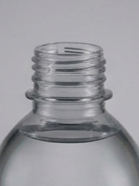
#> input picture data/holdout/cap_off_none_bright_01.png, 139 x 186 px, given in place of video, which was not available
$ python 08_live.py   (older library calls are emulated)
#> lines starting #> are read from the running program, lines starting #| are printed output that depends on the picture; after the words box and inside, x2 and y2 are one past the last pixel; in counts of white or black regions, pixels touching at a corner belong together
### src/cap_core.py
"""병뚜껑 검사 v3.1 핵심 규칙 — 사진 검사(07)와 실시간(08)이 같이 쓰는 함수 모음."""
import cv2
import numpy as np

DARK_LIMIT = 50      # 평균 밝기 < 50 → RETAKE
TILT_LIMIT = 12      # 기울기(°) > 12 → RETAKE
THRESHOLD = 0.52     # 세로/가로 엣지 비율 ≥ 0.52 → OK (Calibration 32장)
_clahe = cv2.createCLAHE(clipLimit=3.0, tileGridSize=(8, 8))


def resize_w1000(img):
    h, w = img.shape[:2]
    return cv2.resize(img, (1000, int(h * 1000 / w)))


def silhouette(img):
    """CLAHE → Sobel 엣지 → 구멍 메우기 → 가장 큰 덩어리 = 병."""
    gray = cv2.cvtColor(img, cv2.COLOR_BGR2GRAY)
    blur = _clahe.apply(cv2.GaussianBlur(gray, (5, 5), 0))
    mag = cv2.magnitude(cv2.Sobel(blur, cv2.CV_32F, 1, 0), cv2.Sobel(blur, cv2.CV_32F, 0, 1))
    mask = (mag > 20).astype(np.uint8) * 255
    mask[:15, :] = 0; mask[-5:, :] = 0; mask[:, :5] = 0; mask[:, -5:] = 0
    mask = cv2.morphologyEx(mask, cv2.MORPH_CLOSE,
                            cv2.getStructuringElement(cv2.MORPH_ELLIPSE, (31, 31)))
    cnts, _ = cv2.findContours(mask, cv2.RETR_EXTERNAL, cv2.CHAIN_APPROX_SIMPLE)
    if not cnts:
        return None
    obj = np.zeros_like(mask)
    cv2.drawContours(obj, [max(cnts, key=cv2.contourArea)], -1, 255, -1)
    return obj


def _y_top(obj):
    rows = np.where((obj > 0).sum(1) > 50)[0]
    return rows[0] if len(rows) else None


def tilt_angle(obj):
    """실루엣 줄마다 가운데 x → 직선 기울기(°). 잴 수 없으면 None."""
    H, W = obj.shape
    y_top = _y_top(obj)
    if y_top is None:
        return None
    ys, cs = [], []
    for y in range(y_top + 10, min(y_top + 400, H - 1), 5):
        xs = np.where(obj[y] > 0)[0]
        if len(xs) == 0 or xs[0] <= 6 or xs[-1] >= W - 7:
            continue
        ys.append(y); cs.append((xs[0] + xs[-1]) / 2)
    if len(ys) < 10:
        return None
    return float(np.degrees(np.arctan(np.polyfit(ys, cs, 1)[0])))


def find_roi(obj):
    """병 맨 윗부분 폭 w 기준 ROI (1.2w × 1.1w)."""
    H, W = obj.shape
    y_top = _y_top(obj)
    if y_top is None:
        return None
    L, R = [], []
    for row in obj[y_top + 20:y_top + 80]:
        xs = np.where(row > 0)[0]
        if len(xs):
            L.append(xs[0]); R.append(xs[-1])
    if not L:
        return None
    x1, x2 = int(np.median(L)), int(np.median(R))
    w, cx = x2 - x1, (x1 + x2) // 2
    if w < 30:
        return None
    rx, ry = max(cx - int(0.6 * w), 0), max(y_top - int(0.05 * w), 0)
    return rx, ry, min(int(1.2 * w), W - rx), min(int(1.1 * w), H - ry)


def edge_ratio(crop_bgr):
    """세로선 세기 ÷ 가로선 세기 (뚜껑 줄무늬=세로, 병 나사산=가로)."""
    g = _clahe.apply(cv2.cvtColor(crop_bgr, cv2.COLOR_BGR2GRAY))
    gx = np.abs(cv2.Sobel(g, cv2.CV_64F, 1, 0, ksize=3)).sum()
    gy = np.abs(cv2.Sobel(g, cv2.CV_64F, 0, 1, ksize=3)).sum()
    return gx / (gy + 1e-6)


def judge(img):
    """사진 1장 → dict(verdict, reason, roi, tilt, ratio). img는 폭 1000으로 맞춘 BGR."""
    out = {"verdict": "RETAKE", "reason": "", "roi": None, "tilt": None, "ratio": None}
    if cv2.cvtColor(img, cv2.COLOR_BGR2GRAY).mean() < DARK_LIMIT:
        out["reason"] = "too dark"; return out
    obj = silhouette(img)
    if obj is None:
        out["reason"] = "no bottle"; return out
    out["tilt"] = tilt_angle(obj)
    if out["tilt"] is not None and abs(out["tilt"]) > TILT_LIMIT:
        out["reason"] = "tilted"; return out
    roi = find_roi(obj)
    if roi is None:
        out["reason"] = "no roi"; return out
    x, y, w, h = roi
    out["roi"] = roi
    out["ratio"] = edge_ratio(img[y:y + h, x:x + w])
    out["verdict"] = "OK" if out["ratio"] >= THRESHOLD else "NG"
    return out

### src/08_live.py
"""v4: 폰(IP Webcam) 실시간 병뚜껑 검사 — cap_core.judge + 최근 N프레임 다수결.

키: 1 = 실제 '뚜껑 있음'으로 기록 / 2 = 실제 '뚜껑 없음'으로 기록
    s = 화면 저장 / q = 종료
기록은 reports/v4_live_log.csv 에 쌓이고, 종료할 때 정확도를 출력한다.
"""
import cv2, csv, os, time
from collections import Counter, deque
import cap_core as core

URL = "http://192.168.40.132:4747/video"   # ← 내 폰 IP Webcam 주소
VOTE_N = 15         # 최근 15프레임으로
VOTE_MIN = 10       # 같은 판정이 10번 이상이면 확정
COLORS = {"OK": (0, 200, 0), "NG": (0, 0, 255), "RETAKE": (0, 200, 255), "...": (200, 200, 200)}

os.makedirs("reports", exist_ok=True); os.makedirs("results/live", exist_ok=True)
log_path = "reports/v4_live_log.csv"
new_log = not os.path.exists(log_path)
log = open(log_path, "a", newline=""); w = csv.writer(log)
if new_log:
    w.writerow(["time", "gt", "final", "frame_verdict", "reason", "ratio", "tilt"])

cap = cv2.VideoCapture(URL)
if not cap.isOpened():
    raise SystemExit("연결 실패: 폰 주소와 같은 와이파이인지 확인하세요")

votes = deque(maxlen=VOTE_N)
n_save = 0
while True:
    ok, frame = cap.read()
#> frame is the input picture: shape (186, 139, 3); mean B, G, R 159.3, 154.5, 154.9
    if not ok:
        print("프레임을 못 받음"); break
    img = core.resize_w1000(frame)
    r = core.judge(img)
#> in silhouette, `blur = _clahe.apply(cv2.GaussianBlur(gray, (5, 5), 0))`:
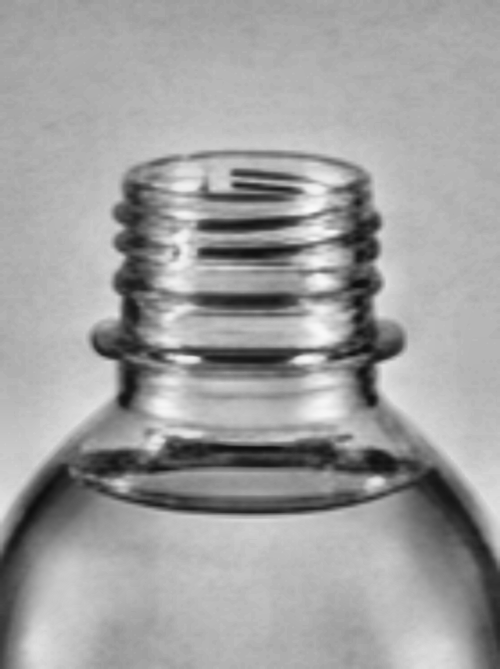
#> blur: shape (1338, 1000) (shown at 1/2 size); min 14, max 250, mean 159.6
#> in silhouette, `mask = (mag > 20).astype(np.uint8) * 255`:
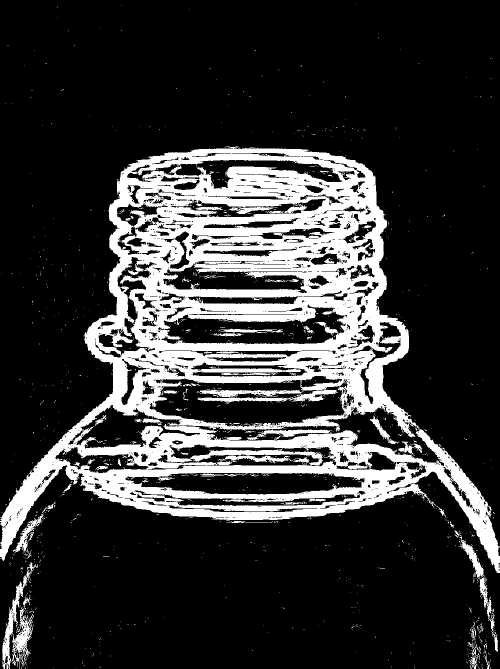
#> mask: shape (1338, 1000) (shown at 1/2 size); 21.4% white; 1325 white regions (1237 under 20 px), largest, box (x1, y1, x2, y2) and area: (0, 294, 1000, 1146) 262096, (4, 1124, 76, 1338) 2306, (395, 780, 676, 808) 2139
#> in silhouette, `mask[-5:, :] = 0`: mask: shape (1338, 1000); 21.4% white; 1308 white regions (1221 under 20 px), largest, box (x1, y1, x2, y2) and area: (0, 294, 1000, 1146) 262096, (4, 1124, 76, 1333) 2265, (395, 780, 676, 808) 2139
#> in silhouette, `mask[:, :5] = 0`: mask: shape (1338, 1000); 21.4% white; 1306 white regions (1219 under 20 px), largest, box (x1, y1, x2, y2) and area: (5, 294, 1000, 1146) 261886, (5, 1124, 76, 1333) 2262, (395, 780, 676, 808) 2139
#> in silhouette, `mask[:, -5:] = 0`: mask: shape (1338, 1000); 21.4% white; 1306 white regions (1219 under 20 px), largest, box (x1, y1, x2, y2) and area: (5, 294, 995, 1146) 261690, (5, 1124, 76, 1333) 2262, (395, 780, 676, 808) 2139
#> in silhouette, `mask = cv2.morphologyEx(mask, cv2.MORPH_CLOSE, cv2.getStructuringEleme..`:
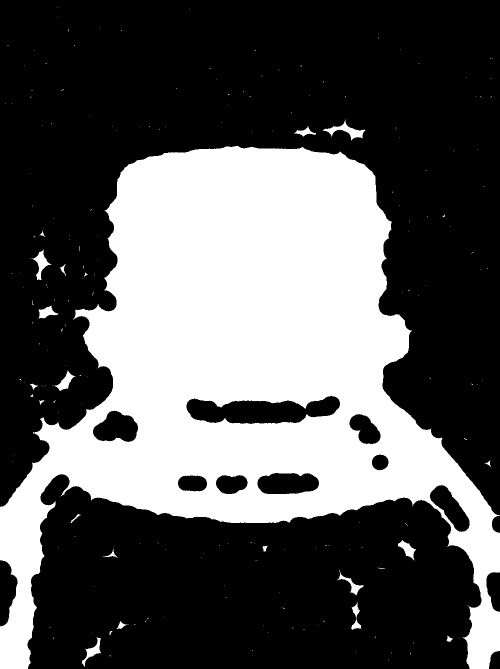
#> mask: shape (1338, 1000) (shown at 1/2 size); 34.9% white; 213 white regions (191 under 20 px)
#> in silhouette, `cnts, _ = cv2.findContours(mask, cv2.RETR_EXTERNAL, cv2.CHAIN_APPROX_S..`: cnts = 213 contours, 193 with area under 20; largest, box (x1, y1, x2, y2) and area: (0, 292, 1000, 1338) 487941, (645, 239, 731, 281) 904, (63, 499, 102, 560) 704, (109, 741, 151, 782) 560, (164, 1274, 202, 1334) 556
#> in silhouette, `cv2.drawContours(obj, [max(cnts, key=cv2.contourArea)], -1, 255, -1)`:
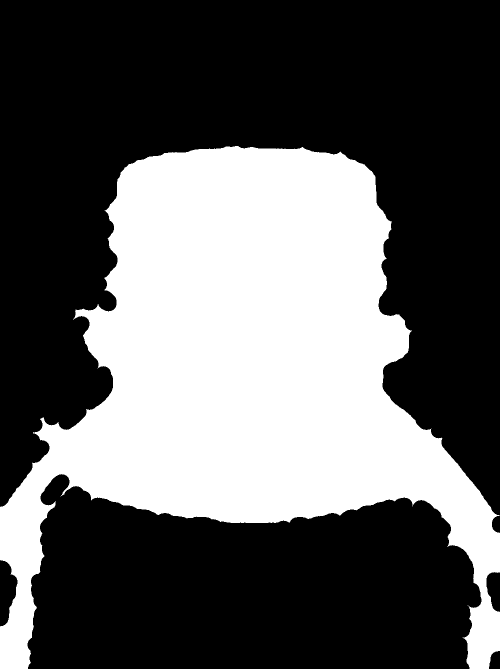
#> obj: shape (1338, 1000) (shown at 1/2 size); 36.6% white; 1 white region, box (x1, y1, x2, y2) and area: (0, 292, 1000, 1338) 490311
#> in _y_top, `rows = np.where((obj > 0).sum(1) > 50)[0]`: rows = 1019 values from 295 to 1337
#> in tilt_angle, `y_top = _y_top(obj)`: y_top = 295
#> after the loop in tilt_angle, `for y in range(y_top + 10, min(y_top + 400, H - 1), 5):`: cs = 78 values, max 509 at index 0, min 454.5 at index 63, mean 492.6; ys = 78 values from 305 to 690
#> in find_roi, `y_top = _y_top(obj)`: y_top = 295
#> the loop in find_roi, `for row in obj[y_top + 20:y_top + 80]:` made 60 passes
#> after the loop in find_roi, `for row in obj[y_top + 20:y_top + 80]:`: L = 60 values, max 294 at index 0, min 234 at index 48, mean 249.1; R = 60 values from 694 to 751
#> in find_roi, `x1, x2 = int(np.median(L)), int(np.median(R))`: x1 = 241; x2 = 744
#> in find_roi, `w, cx = x2 - x1, (x1 + x2) // 2`: w = 503; cx = 492
#> in find_roi, `rx, ry = max(cx - int(0.6 * w), 0), max(y_top - int(0.05 * w), 0)`: rx = 191; ry = 270
#> in judge, `roi = find_roi(obj)`: roi = (191, 270, 603, 553)
#> in judge, `x, y, w, h = roi`: x = 191; y = 270; w = 603; h = 553
#> in edge_ratio, `g = _clahe.apply(cv2.cvtColor(crop_bgr, cv2.COLOR_BGR2GRAY))`:
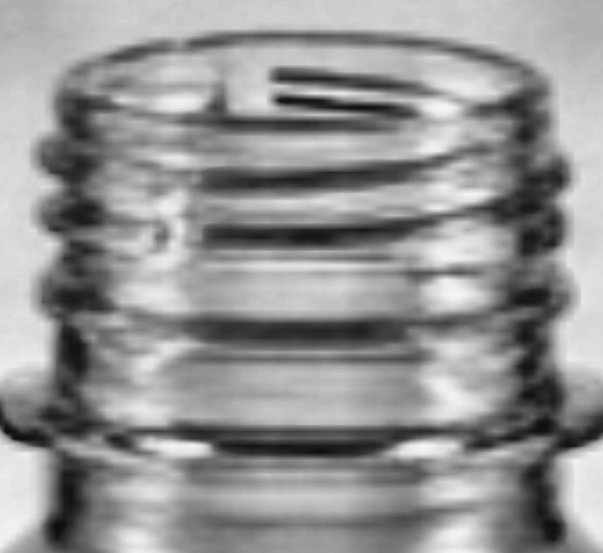
#> g: shape (553, 603); min 14, max 245, mean 147.9
#> in edge_ratio, `g = _clahe.apply(cv2.cvtColor(crop_bgr, cv2.COLOR_BGR2GRAY))`:
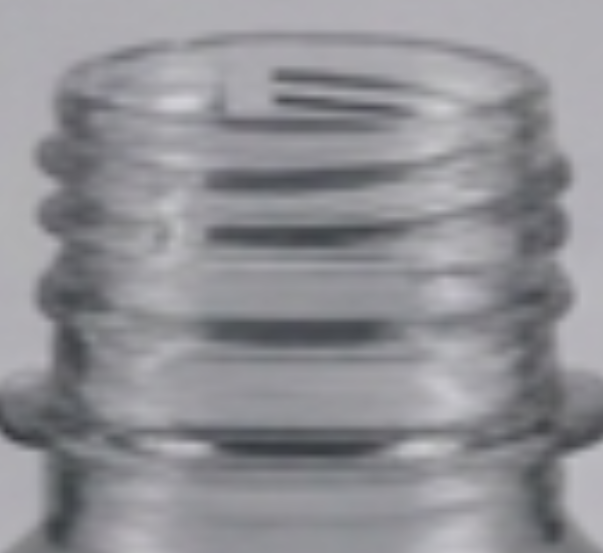
#> crop_bgr: shape (553, 603, 3); mean of channels 0, 1, 2 148.9, 144.1, 144.3; drawn as B, G, R
#> in edge_ratio, `gx = np.abs(cv2.Sobel(g, cv2.CV_64F, 1, 0, ksize=3)).sum()`: gx = 4347475
#> in edge_ratio, `gy = np.abs(cv2.Sobel(g, cv2.CV_64F, 0, 1, ksize=3)).sum()`: gy = 9681015
#> r = {'verdict': 'NG', 'reason': '', 'roi': (191, 270, 603, 553), 'tilt': -1.21, 'ratio': 0.449}
    votes.append(r["verdict"])

    top, cnt = Counter(votes).most_common(1)[0]
    final = top if (len(votes) == VOTE_N and cnt >= VOTE_MIN) else "..."

    view = img.copy()
    if r["roi"]:
        x, y, bw, bh = r["roi"]
#> x = 191; y = 270; bw = 603; bh = 553
        cv2.rectangle(view, (x, y), (x + bw, y + bh), COLORS[r["verdict"]], 4)
    cv2.putText(view, final, (30, 110), cv2.FONT_HERSHEY_SIMPLEX, 3.5, COLORS[final], 8)
#> view: shape (1338, 1000, 3); mean B, G, R 157.8, 153, 155.6
    info = f"frame {r['verdict']} {r['reason']}  ratio {r['ratio'] or 0:.2f}  tilt {r['tilt'] or 0:.1f}  vote {cnt}/{len(votes)}"
    cv2.putText(view, info, (30, 170), cv2.FONT_HERSHEY_SIMPLEX, 0.9, (50, 50, 50), 2)
    cv2.imshow("cap inspector v4", cv2.resize(view, None, fx=0.6, fy=0.6))
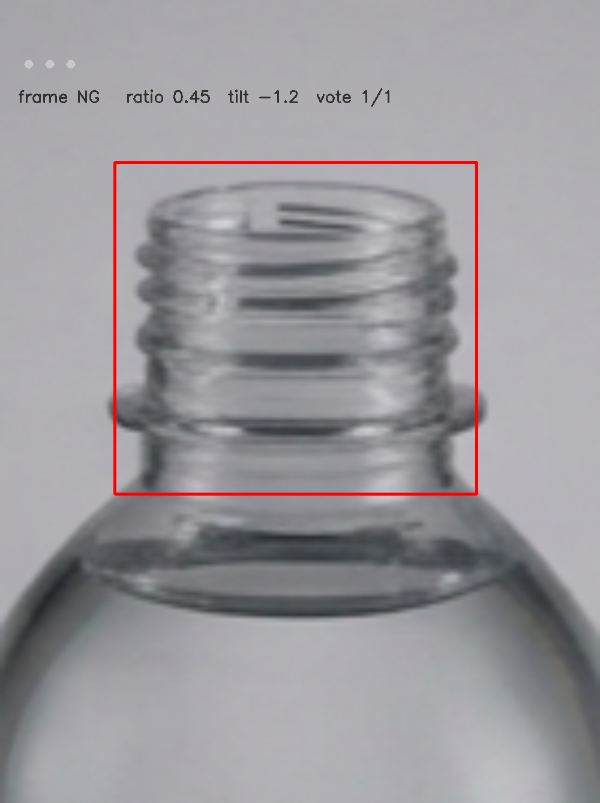
#> window 'cap inspector v4': shape (803, 600, 3); mean B, G, R 157.4, 152.7, 155.2

    key = cv2.waitKey(1) & 0xFF
#> (key q is pressed here)
    if key in (ord("1"), ord("2")):
        gt = "OK" if key == ord("1") else "NG"
        w.writerow([time.strftime("%H:%M:%S"), gt, final, r["verdict"], r["reason"],
                    round(r["ratio"], 3) if r["ratio"] else "", round(r["tilt"], 1) if r["tilt"] is not None else ""])
        log.flush()
        print(f"기록: 정답 {gt} / 판정 {final}")
    elif key == ord("s"):
        n_save += 1
        cv2.imwrite(f"results/live/live_{n_save:02d}.png", view)
    elif key == ord("q"):
        break

cap.release(); cv2.destroyAllWindows(); log.close()

rows = list(csv.DictReader(open(log_path)))
judged = [r for r in rows if r["final"] in ("OK", "NG")]
#> judged = []
correct = sum(r["final"] == r["gt"] for r in judged)
#> correct = 0
danger = sum(r["gt"] == "NG" and r["final"] == "OK" for r in judged)
#> danger = 0
print(f"[v4 실시간] 판정 {correct}/{len(judged)} · RETAKE/대기 {len(rows) - len(judged)} · 뚜껑 없는데 통과 {danger}건")
#| [v4 실시간] 판정 0/0 · RETAKE/대기 0 · 뚜껑 없는데 통과 0건

$ run again, on data/holdout/cap_off_none_bright_03.png
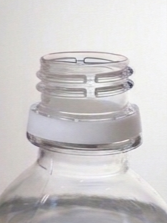
#> input picture data/holdout/cap_off_none_bright_03.png, 167 x 223 px, given in place of video, which was not available
#> frame is the input picture: shape (223, 167, 3); mean B, G, R 201.8, 201.4, 204.3
#> in silhouette, `mask = (mag > 20).astype(np.uint8) * 255`:
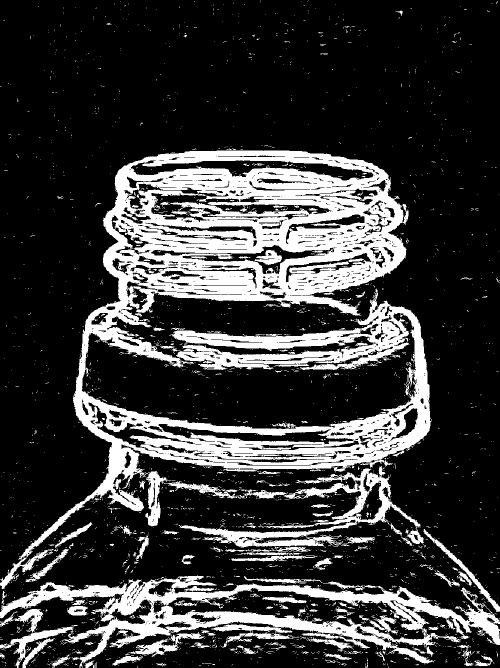
#> mask: shape (1335, 1000) (shown at 1/2 size); 23% white; 2759 white regions (2579 under 20 px), largest, box (x1, y1, x2, y2) and area: (0, 301, 863, 1178) 208492, (0, 1151, 1000, 1335) 51836, (357, 932, 841, 1095) 13852
#> cnts = 302 contours, 243 with area under 20; largest, box (x1, y1, x2, y2) and area: (0, 285, 1000, 1335) 726950, (96, 49, 163, 116) 1396, (659, 28, 733, 85) 1359, (552, 21, 622, 94) 960, (186, 15, 273, 64) 797
#> obj: shape (1335, 1000); 54.6% white; 10 black regions, largest, box (x1, y1, x2, y2) and area: (0, 0, 1000, 1205) 597004, (429, 1295, 616, 1335) 4888, (788, 1317, 832, 1335) 620
#> rows = 1041 values from 294 to 1334
#> in tilt_angle, `y_top = _y_top(obj)`: y_top = 294
#> after the loop in tilt_angle, `for y in range(y_top + 10, min(y_top + 400, H - 1), 5):`: cs = 78 values, max 539 at index 17, min 480.5 at index 59, mean 508; ys = 78 values from 304 to 689
#> in find_roi, `y_top = _y_top(obj)`: y_top = 294
#> the loop in find_roi, `for row in obj[y_top + 20:y_top + 80]:` made 60 passes
#> after the loop in find_roi, `for row in obj[y_top + 20:y_top + 80]:`: L = 60 values, max 292 at index 0, min 220 at index 33, mean 234.8; R = 60 values, max 844 at index 36, min 720 at index 0, mean 783.1
#> x1 = 230; x2 = 770
#> in find_roi, `w, cx = x2 - x1, (x1 + x2) // 2`: w = 540; cx = 500
#> rx = 176; ry = 267
#> roi = (176, 267, 648, 594)
#> in judge, `x, y, w, h = roi`: x = 176; y = 267; w = 648; h = 594
#> gx = 4204790
#> gy = 12028976
#> r = {'verdict': 'NG', 'reason': '', 'roi': (176, 267, 648, 594), 'tilt': -2.47, 'ratio': 0.35}
#> `x, y, bw, bh = r["roi"]`: x = 176; y = 267; bw = 648; bh = 594
#> `cv2.imshow("cap inspector v4", cv2.resize(view, None, fx=0.6, fy=0.6))`:
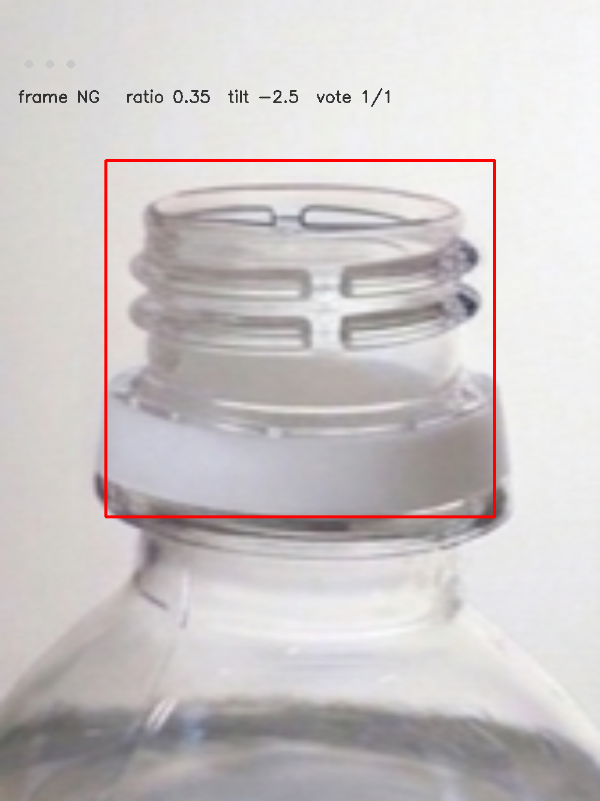
#> window 'cap inspector v4': shape (801, 600, 3); mean B, G, R 199.4, 199, 204.2
#> judged = []
#> correct = 0
#| [v4 실시간] 판정 0/0 · RETAKE/대기 0 · 뚜껑 없는데 통과 0건

$ run again, on data/holdout/cap_off_none_bright_04.png
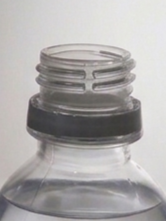
#> input picture data/holdout/cap_off_none_bright_04.png, 166 x 221 px, given in place of video, which was not available
#> frame is the input picture: shape (221, 166, 3); mean B, G, R 169, 169.5, 172.2
#> in silhouette, `mask = (mag > 20).astype(np.uint8) * 255`:
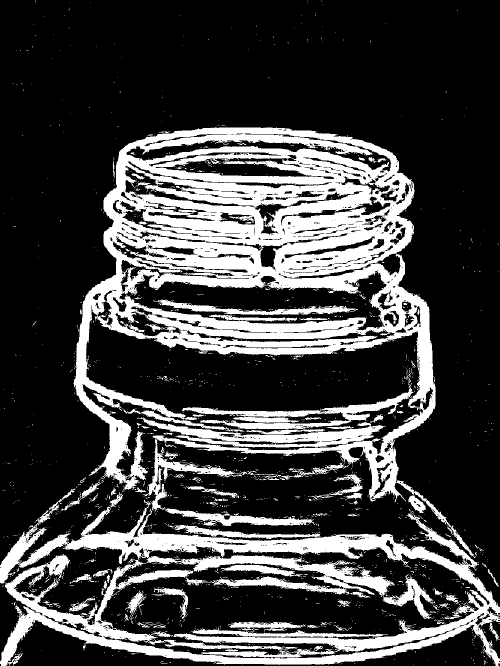
#> mask: shape (1331, 1000) (shown at 1/2 size); 26% white; 1922 white regions (1789 under 20 px), largest, box (x1, y1, x2, y2) and area: (147, 255, 872, 1023) 199765, (0, 999, 1000, 1331) 90730, (274, 835, 772, 895) 9459
#> cnts = 145 contours, 135 with area under 20; largest, box (x1, y1, x2, y2) and area: (0, 241, 1000, 1331) 755896, (9, 962, 51, 1008) 347, (920, 475, 953, 497) 277, (969, 846, 990, 875) 232, (915, 714, 933, 730) 98
#> obj: shape (1331, 1000); 56.9% white; 5 black regions, box (x1, y1, x2, y2) and area: (0, 0, 1000, 1160) 549771, (34, 1249, 321, 1331) 12552, (748, 1263, 953, 1331) 7520, (0, 1174, 36, 1290) 2817, (984, 1170, 1000, 1202) 396
#> rows = 1076 values from 255 to 1330
#> in tilt_angle, `y_top = _y_top(obj)`: y_top = 255
#> after the loop in tilt_angle, `for y in range(y_top + 10, min(y_top + 400, H - 1), 5):`: cs = 78 values, max 528 at index 21, min 478 at index 0, mean 511.3; ys = 78 values from 265 to 650
#> in find_roi, `y_top = _y_top(obj)`: y_top = 255
#> the loop in find_roi, `for row in obj[y_top + 20:y_top + 80]:` made 60 passes
#> after the loop in find_roi, `for row in obj[y_top + 20:y_top + 80]:`: L = 60 values, max 291 at index 0, min 225 at index 54, mean 242.3; R = 60 values from 706 to 797
#> x1 = 238; x2 = 782
#> in find_roi, `w, cx = x2 - x1, (x1 + x2) // 2`: w = 544; cx = 510
#> rx = 184; ry = 228
#> roi = (184, 228, 652, 598)
#> in judge, `x, y, w, h = roi`: x = 184; y = 228; w = 652; h = 598
#> gx = 4068037
#> gy = 11151405
#> r = {'verdict': 'NG', 'reason': '', 'roi': (184, 228, 652, 598), 'tilt': -0.0346, 'ratio': 0.365}
#> `x, y, bw, bh = r["roi"]`: x = 184; y = 228; bw = 652; bh = 598
#> `cv2.imshow("cap inspector v4", cv2.resize(view, None, fx=0.6, fy=0.6))`:
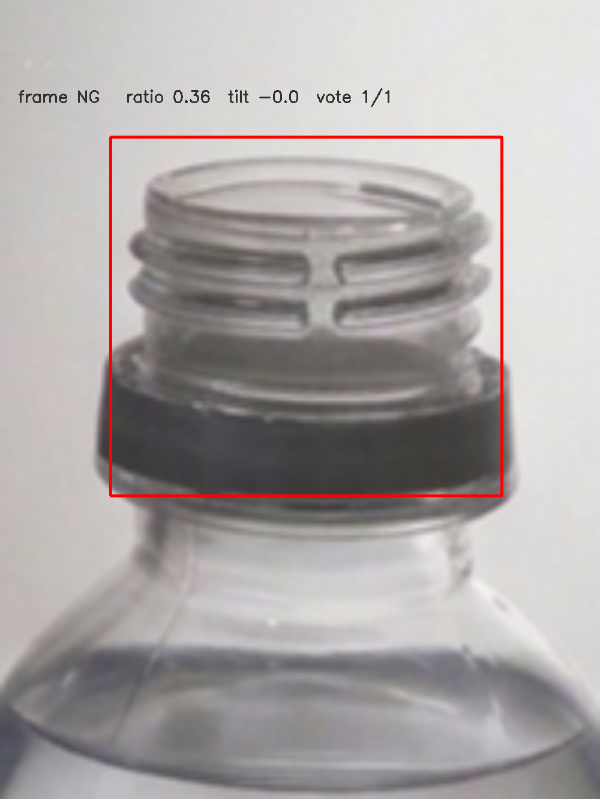
#> window 'cap inspector v4': shape (799, 600, 3); mean B, G, R 167, 167.5, 172.5
#> judged = []
#> correct = 0
#| [v4 실시간] 판정 0/0 · RETAKE/대기 0 · 뚜껑 없는데 통과 0건
